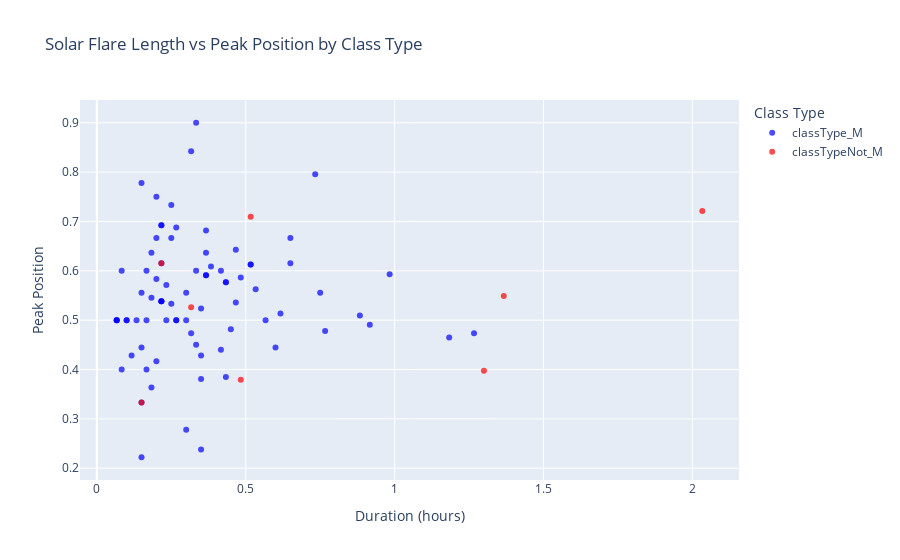

The notebook cell this image was saved under:
### Code cell
# melting the dataframe from wide rows to long columns
df_sorted = df.melt(id_vars=['flrID', 'peakPosition', 'length'], value_vars=['classType_M', 'classTypeNot_M'], var_name='ClassType', value_name='Presence')

# filter the dataframe to only include rows where the class type is present
df_sorted = df_sorted[df_sorted['Presence'] == 1]

# convert length to hours so it can be represented as a floating-point
df_sorted['length_hours'] = df_sorted['length'].dt.total_seconds() / 3600

# assign colors based on class type to be called later in figure
color_map = {'classType_M': 'blue', 'classTypeNot_M': 'red'}

# create the scatter plot
fig = px.scatter(
    df_sorted,
    x='length_hours',
    y='peakPosition',
    color='ClassType',
    hover_name='flrID',
    title='Solar Flare Length vs Peak Position by Class Type',
    labels={
        'length_hours': 'Duration (hours)',
        'peakPosition': 'Peak Position',
        'ClassType': 'Class Type'
    },
    color_discrete_map=color_map,
    opacity=0.7
)

fig.show()

### Figure 1 — Plotly figure (JSON) as saved in the notebook; plotly's stock layout.template omitted (floating-point values rounded to 4 significant figures)
{"data": [{"hovertemplate": "<b>%{hovertext}</b><br><br>Class Type=classType_M<br>Duration (hours)=%{x}<br>Peak Position=%{y}<extra></extra>", "hovertext": ["2024-09-22T21:12:00-FLR-001", "2024-09-23T14:23:00-FLR-001", "2024-09-25T22:57:00-FLR-001", "2024-09-26T22:58:00-FLR-001", "2024-09-29T12:49:00-FLR-001", "2024-09-29T14:09:00-FLR-001", "2024-09-29T14:31:00-FLR-001", "2024-09-30T23:37:00-FLR-001", "2024-10-01T14:41:00-FLR-001", "2024-10-01T18:52:00-FLR-001", "2024-10-02T01:43:00-FLR-001", "2024-10-02T02:31:00-FLR-001", "2024-10-02T05:30:00-FLR-001", "2024-10-02T06:19:00-FLR-001", "2024-10-02T13:22:00-FLR-001", "2024-10-02T19:58:00-FLR-001", "2024-10-02T20:27:00-FLR-001", "2024-10-03T02:23:00-FLR-001", "2024-10-03T03:22:00-FLR-001", "2024-10-03T08:10:00-FLR-001", "2024-10-03T08:30:00-FLR-001", "2024-10-03T09:19:00-FLR-001", "2024-10-03T12:00:00-FLR-001", "2024-10-03T17:18:00-FLR-001", "2024-10-03T19:18:00-FLR-001", "2024-10-03T20:09:00-FLR-001", "2024-10-03T21:39:00-FLR-001", "2024-10-03T23:26:00-FLR-001", "2024-10-04T00:09:00-FLR-001", "2024-10-04T04:36:00-FLR-001", "2024-10-04T05:30:00-FLR-001", "2024-10-04T10:58:00-FLR-001", "2024-10-04T20:55:00-FLR-001", "2024-10-04T22:04:00-FLR-001", "2024-10-05T00:07:00-FLR-001", "2024-10-05T08:18:00-FLR-001", "2024-10-05T08:37:00-FLR-001", "2024-10-05T20:33:00-FLR-001", "2024-10-05T23:10:00-FLR-001", "2024-10-06T00:09:00-FLR-001", "2024-10-06T01:30:00-FLR-001", "2024-10-06T15:14:00-FLR-001", "2024-10-06T16:41:00-FLR-001", "2024-10-06T18:52:00-FLR-001", "2024-10-06T20:52:00-FLR-001", "2024-10-07T18:03:00-FLR-001", "2024-10-08T01:01:00-FLR-001", "2024-10-08T08:43:00-FLR-001", "2024-10-09T05:41:00-FLR-001", "2024-10-09T22:59:00-FLR-001", "2024-10-10T11:47:00-FLR-001", "2024-10-10T12:10:00-FLR-001", "2024-10-10T12:22:00-FLR-001", "2024-10-10T16:51:00-FLR-001", "2024-10-10T21:54:00-FLR-001", "2024-10-11T15:48:00-FLR-001", "2024-10-11T16:07:00-FLR-001", "2024-10-11T22:50:00-FLR-001", "2024-10-14T00:04:00-FLR-001", "2024-10-14T13:22:00-FLR-001", "2024-10-15T02:02:00-FLR-001", "2024-10-15T02:23:00-FLR-001", "2024-10-15T10:00:00-FLR-001", "2024-10-15T18:00:00-FLR-001", "2024-10-15T18:28:00-FLR-001", "2024-10-16T03:12:00-FLR-001", "2024-10-16T03:21:00-FLR-001", "2024-10-16T03:28:00-FLR-001", "2024-10-16T03:38:00-FLR-001", "2024-10-16T04:57:00-FLR-001", "2024-10-16T13:12:00-FLR-001", "2024-10-16T14:29:00-FLR-001", "2024-10-16T14:51:00-FLR-001", "2024-10-17T02:12:00-FLR-001", "2024-10-17T04:53:00-FLR-001", "2024-10-18T17:28:00-FLR-001", "2024-10-18T19:27:00-FLR-001", "2024-10-18T23:13:00-FLR-001", "2024-10-19T06:48:00-FLR-001", "2024-10-19T14:27:00-FLR-001"], "legendgroup": "classType_M", "marker": {"color": "blue", "opacity": 0.7, "symbol": "circle"}, "mode": "markers", "name": "classType_M", "orientation": "v", "showlegend": true, "type": "scatter", "x": [0.8833, 1.183, 0.4333, 0.3667, 0.15, 0.3667, 0.25, 0.7667, 0.25, 0.75, 0.2167, 0.2, 0.2667, 0.15, 0.6, 0.4833, 0.65, 0.4167, 0.6167, 0.3333, 0.1833, 0.06667, 0.08333, 0.15, 0.1, 0.5167, 0.15, 0.06667, 0.2667, 0.5167, 0.1833, 0.3, 0.3, 0.2333, 0.2, 0.3167, 0.2167, 0.2167, 0.3, 0.3333, 0.5667, 0.1833, 0.1667, 0.2, 0.9167, 0.9833, 0.06667, 0.2333, 0.35, 0.3667, 0.3833, 0.2, 0.1, 0.35, 1.267, 0.3167, 0.65, 0.7333, 0.45, 0.4667, 0.35, 0.1333, 0.1667, 0.4667, 0.1667, 0.15, 0.08333, 0.1167, 0.35, 0.5333, 0.4333, 0.3667, 0.2167, 0.4333, 0.3333, 0.2167, 0.2667, 0.4167, 0.25, 0.2167], "xaxis": "x", "y": [0.5094, 0.4648, 0.5769, 0.6364, 0.4444, 0.6818, 0.6667, 0.4783, 0.7333, 0.5556, 0.6923, 0.6667, 0.5, 0.5556, 0.4444, 0.5862, 0.6154, 0.44, 0.5135, 0.9, 0.5455, 0.5, 0.6, 0.3333, 0.5, 0.6129, 0.2222, 0.5, 0.5, 0.6129, 0.3636, 0.2778, 0.5, 0.5, 0.4167, 0.4737, 0.5385, 0.5385, 0.5556, 0.45, 0.5, 0.6364, 0.4, 0.5833, 0.4909, 0.5932, 0.5, 0.5714, 0.2381, 0.5909, 0.6087, 0.75, 0.5, 0.4286, 0.4737, 0.8421, 0.6667, 0.7955, 0.4815, 0.5357, 0.5238, 0.5, 0.6, 0.6429, 0.5, 0.7778, 0.4, 0.4286, 0.381, 0.5625, 0.5769, 0.5909, 0.6923, 0.3846, 0.6, 0.6154, 0.6875, 0.6, 0.5333, 0.5385], "yaxis": "y"}, {"hovertemplate": "<b>%{hovertext}</b><br><br>Class Type=classTypeNot_M<br>Duration (hours)=%{x}<br>Peak Position=%{y}<extra></extra>", "hovertext": ["2024-09-26T19:41:00-FLR-001", "2024-09-29T05:26:00-FLR-001", "2024-10-01T21:58:00-FLR-001", "2024-10-03T12:08:00-FLR-001", "2024-10-07T19:02:00-FLR-001", "2024-10-07T19:31:00-FLR-001", "2024-10-09T01:25:00-FLR-001", "2024-10-09T15:44:00-FLR-001"], "legendgroup": "classTypeNot_M", "marker": {"color": "red", "opacity": 0.7, "symbol": "circle"}, "mode": "markers", "name": "classTypeNot_M", "orientation": "v", "showlegend": true, "type": "scatter", "x": [0.2167, 1.367, 0.5167, 0.3167, 0.4833, 2.033, 1.3, 0.15], "xaxis": "x", "y": [0.6154, 0.5488, 0.7097, 0.5263, 0.3793, 0.7213, 0.3974, 0.3333], "yaxis": "y"}], "layout": {"autosize": true, "legend": {"title": {"text": "Class Type"}, "tracegroupgap": 0}, "title": {"text": "Solar Flare Length vs Peak Position by Class Type"}, "xaxis": {"anchor": "y", "autorange": true, "domain": [0, 1], "range": [-0.05321, 2.153], "title": {"text": "Duration (hours)"}, "type": "linear"}, "yaxis": {"anchor": "x", "autorange": true, "domain": [0, 1], "range": [0.1663, 0.9559], "title": {"text": "Peak Position"}, "type": "linear"}}}
